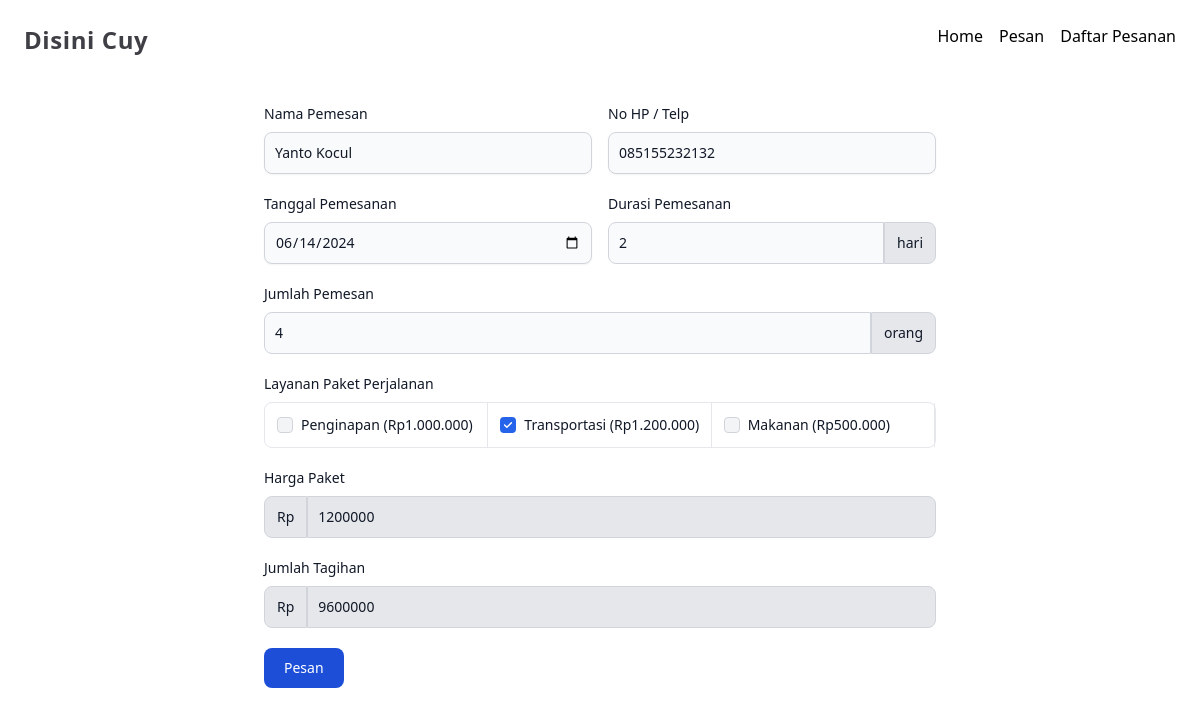
The page /update.php?id=6 on the database its author committed.
### tables this page shows
CREATE TABLE `tb_tiket` (
  `id` int NOT NULL,
  `name` varchar(50) NOT NULL,
  `phone_number` varchar(16) NOT NULL,
  `booking_date` date NOT NULL,
  `duration` int NOT NULL,
  `number_of_people` int NOT NULL,
  `isHotel` tinyint(1) NOT NULL DEFAULT '0',
  `isTransport` tinyint(1) NOT NULL DEFAULT '0',
  `isCatering` tinyint(1) NOT NULL DEFAULT '0',
  `packet_price` double NOT NULL,
  `total_price` double NOT NULL
);

### update.php (the view, shortened to what this page needs)
<?php
include "service/db.php";
$id = $_GET['id'] ?? null;
if ($id) {
    $sql = "SELECT * FROM tb_tiket WHERE id = $id";
    $result = $db->query($sql);
    $data = $result->fetch_assoc();
} else {
    echo "ID tidak ditemukan.";
    exit;
}
?>
<!DOCTYPE html>
<html lang="en">
<head>
  <script src="https://cdn.tailwindcss.com"></script>
  <link href="https://cdnjs.cloudflare.com/ajax/libs/flowbite/2.3.0/flowbite.min.css" rel="stylesheet">
</head>
<body>
  <main class="p-6 flex flex-col md:flex-row justify-between gap-2">
    <form class="w-full max-w-2xl mx-auto" action="update.php?id=<?= $id ?>" method="POST">
      <div class="flex gap-4">
        <div class="mb-5 w-full">
          <label for="nama" class="block mb-2 w-full text-sm font-medium text-gray-900">Nama Pemesan</label>
          <input type="text" name="nama" value="<?= isset($data['name']) ? $data['name'] : '' ?>" class="shadow-sm bg-gray-50 border border-gray-300 text-gray-900 text-sm rounded-lg focus:ring-blue-500 focus:border-blue-500 block w-full p-2.5" required />
        </div>
        <div class="mb-5 w-full">
          <label for="nohp" class="block mb-2 w-full text-sm font-medium text-gray-900">No HP / Telp</label>
          <input type="number" name="nohp" value="<?= isset($data['phone_number']) ? $data['phone_number'] : '' ?>" class="shadow-sm bg-gray-50 border border-gray-300 text-gray-900 text-sm rounded-lg focus:ring-blue-500 focus:border-blue-500 block w-full p-2.5" required />
        </div>
      </div>
      <div class="flex gap-4">
        <div class="mb-5 w-full">
          <label for="tanggal-pemesanan" class="block mb-2 w-full text-sm font-medium text-gray-900">Tanggal Pemesanan</label>
          <input type="date" name="tanggal-pemesanan" value="<?= isset($data['booking_date']) ? $data['booking_date'] : '' ?>" class="shadow-sm bg-gray-50 border border-gray-300 text-gray-900 text-sm rounded-lg focus:ring-blue-500 focus:border-blue-500 block w-full p-2.5" required />
        </div>
        <div class="mb-5 w-full">
          <label for="durasi-pemesanan" class="block mb-2 text-sm font-medium text-gray-900 ">Durasi Pemesanan</label>
          <div class="flex">
            <input type="text" id="durasi-pemesanan" name="durasi-pemesanan" value="<?= isset($data['duration']) ? $data['duration'] : '' ?>" class=" rounded-l-lg bg-gray-50 border text-gray-900 focus:ring-blue-500 focus:border-blue-500 block flex-1 min-w-0 w-full text-sm border-gray-300 p-2.5">
            <span class="inline-flex items-center px-3 text-sm text-gray-900 bg-gray-200 border rounded-r-lg border-gray-300">
              hari
            </span>
          </div>
        </div>
      </div>
      <div class="mb-5">
        <label for="jumlah-pemesan" class="block mb-2 text-sm font-medium text-gray-900 ">Jumlah Pemesan</label>
        <div class="flex">
          <input type="text" id="jumlah-pemesan" name="jumlah-pemesan" value="<?= isset($data['number_of_people']) ? $data['number_of_people'] : '' ?>" class=" rounded-l-lg bg-gray-50 border text-gray-900 focus:ring-blue-500 focus:border-blue-500 block flex-1 min-w-0 w-full text-sm border-gray-300 p-2.5">
          <span class="inline-flex items-center px-3 text-sm text-gray-900 bg-gray-200 border rounded-r-lg border-gray-300">
            orang
          </span>
        </div>
      </div>
      <div class="mb-5">
        <label class="block mb-2 w-full text-sm font-medium text-gray-900">Layanan Paket Perjalanan</label>
        <ul class="items-center w-full text-sm font-medium text-gray-900 bg-white border border-gray-200 rounded-lg sm:flex">
          <li class="w-full border-b border-gray-200 sm:border-b-0 sm:border-r">
            <div class="flex items-center ps-3">
              <input id="penginapan" name="penginapan" type="checkbox" value="1000000" class="w-4 h-4 text-blue-600 bg-gray-100 border-gray-300 rounded" <?= isset($data['isHotel']) && $data['isHotel'] ? 'checked' : '' ?> onchange="hitungPaket()">
              <label for="penginapan" class="w-full py-3 ms-2 text-sm font-medium text-gray-900">Penginapan (Rp1.000.000)</label>
            </div>
          </li>
          <li class="w-full border-b border-gray-200 sm:border-b-0 sm:border-r">
            <div class="flex items-center ps-3">
              <input id="transportasi" name="transportasi" type="checkbox" value="1200000" class="w-4 h-4 text-blue-600 bg-gray-100 border-gray-300 rounded" <?= isset($data['isTransport']) && $data['isTransport'] ? 'checked' : '' ?> onchange="hitungPaket()">
              <label for="transportasi" class="w-full py-3 ms-2 text-sm font-medium text-gray-900">Transportasi (Rp1.200.000)</label>
            </div>
          </li>
          <li class="w-full border-b border-gray-200 sm:border-b-0 sm:border-r">
            <div class="flex items-center ps-3">
              <input id="makanan" name="makanan" type="checkbox" value="500000" class="w-4 h-4 text-blue-600 bg-gray-100 border-gray-300 rounded" <?= isset($data['isCatering']) && $data['isCatering'] ? 'checked' : '' ?> onchange="hitungPaket()">
              <label for="makanan" class="w-full py-3 ms-2 text-sm font-medium text-gray-900">Makanan (Rp500.000)</label>
            </div>
          </li>
        </ul>
      </div>
      <div class="mb-5">
        <label for="harga-paket" class="block mb-2 text-sm font-medium text-gray-900">Harga Paket</label>
        <div class="flex">
          <span class="inline-flex items-center px-3 text-sm text-gray-900 bg-gray-200 border rounded-l-lg border-gray-300">
            Rp
          </span>
          <input type="text" name="harga-paket" id="harga-paket" value="<?= isset($data['packet_price']) ? $data['packet_price'] : '' ?>" class="rounded-r-lg bg-gray-200 border text-gray-900 focus:ring-blue-500 focus:border-blue-500 block flex-1 min-w-0 w-full text-sm border-gray-300 p-2.5">
        </div>
      </div>
      <div class="mb-5">
        <label for="jumlah-tagihan" class="block mb-2 text-sm font-medium text-gray-900 ">Jumlah Tagihan</label>
        <div class="flex">
          <span class="inline-flex items-center px-3 text-sm text-gray-900 bg-gray-200 border rounded-l-lg border-gray-300">
            Rp
          </span>
          <input type="text" name="jumlah-tagihan" id="jumlah-tagihan" value="<?= isset($data['total_price']) ? $data['total_price'] : '' ?>" class="rounded-r-lg bg-gray-200 border text-gray-900 focus:ring-blue-500 focus:border-blue-500 block flex-1 min-w-0 w-full text-sm border-gray-300 p-2.5">
        </div>
      </div>
      <div class="flex items-start mb-5">
        <button type="submit" name="pesan" class="text-white bg-blue-700 hover:bg-blue-800 focus:ring-4 focus:outline-none focus:ring-blue-300 font-medium rounded-lg text-sm px-5 py-2.5 text-center">Pesan</button>
    </form>
  </main>
</body>
</html>

### rows shown on the page
tb_tiket: nama "Yanto Kocul", nohp "085155232132", tanggal-pemesanan "06/14/2024", durasi-pemesanan "2", jumlah-pemesan "4", isTransport "☑", harga-paket "1200000", jumlah-tagihan "9600000"
